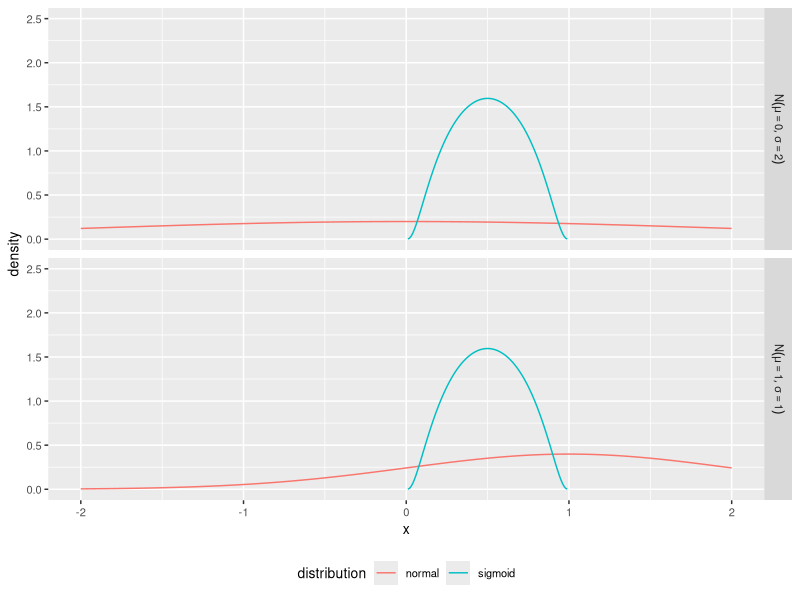

This figure's R source:

library(ggplot2)

sigmoid = function (x) {
  return(1/(1 + exp(-x)))
}

sigmoid.inv = function (y) {
  return(-log(1/y - 1))
}

sigmoid.inv.diff = function (y) {
  return(-1/(y*(y - 1)))
}

sigmoid.dist = function (y, mean, sd) {
  return (dnorm(sigmoid.inv(y), mean=mean, sd=sd) * sigmoid.inv.diff(y))
}

settings = data.frame(mu=c(1, 0), mean=c(1, 2))

dat = data.frame(x=c(), density=c(), labels=c(), name=c())
each.row = function (row) {
  label = paste0('N(mu == ', row[1] ,', sigma == ', row[2] ,')')
  dat <<- rbind(dat, data.frame(
    x=seq(-2, 2, 0.01),
    density=dnorm(seq(-2, 2, 0.01), mean=row[1], sd=row[2]),
    label=label,
    distribution='normal'
  ))
  dat <<- rbind(dat, data.frame(
    x=seq(0, 1, 0.01),
    density=sigmoid.dist(seq(0, 1, 0.01), mean=0, sd=1),
    label=label,
    distribution='sigmoid'
  ))
}

apply(settings, 1, each.row)

p = ggplot(dat, aes(x))
p = p + geom_line(aes(y = density, colour=distribution))
p = p + facet_grid(label ~ ., labeller=label_parsed)
p = p + ylim(0, 2.5)
p = p + theme(legend.position="bottom",
              text=element_text(size=10))

ggsave("../report/graphics/theory/batch-norm-activation-distribution-normed.pdf", p, width=12.96703, height=7, units="cm")
